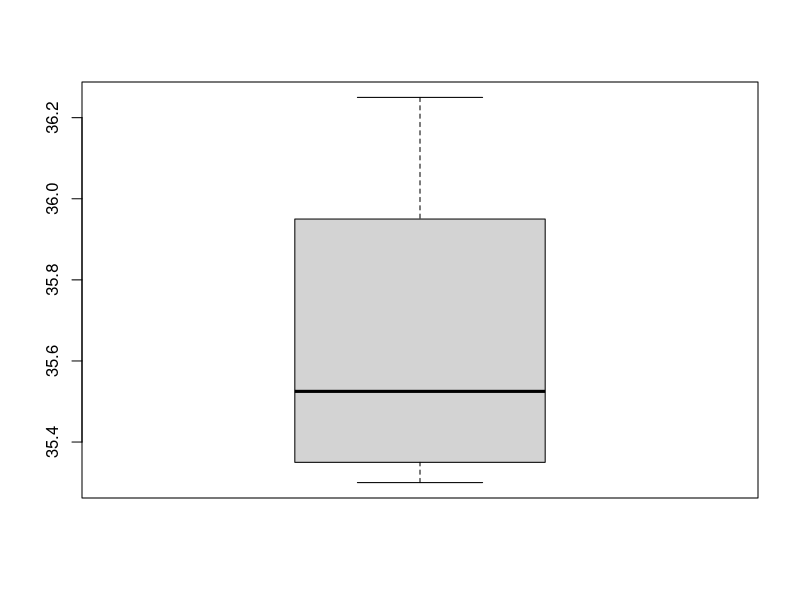

The R source for this figure:
## ---- chunk 1
spring_1 <- c(36.25, 35.40, 35.30)
spring_2 <- c(35.15, 35.35, 33.35)
spring_3 <- c(30.70, 29.65, 29.20)
spring_4 <- c(39.70, 40.05, 38.65)
spring_5 <- c(31.85, 31.40, 29.30)
spring_6 <- c(30.20, 30.65, 29.75)
spring_7 <- c(32.90, 32.50, 32.80)
spring_8 <- c(36.80, 36.45, 33.15)
## ---- chunk 2
temperatures <- c(spring_1, spring_2, spring_3, spring_4, spring_5, spring_6, spring_7, spring_8)
temperatures
## ---- chunk 3
temperature_matrix <- matrix(temperatures, nrow = 8, byrow = T)
temperature_matrix
## ---- chunk 4
springs <- c("Bluebell Spring", "Opal Spring", "Riverside Spring", "Too Hot Spring", "Mystery Spring", "Emerald Spring", "Black Spring", "Pearl Spring")
scientists <- c("Jill", "Steve", "Susan")
## ---- chunk 5
rownames(temperature_matrix) <- springs
colnames(temperature_matrix)  <- scientists
temperature_matrix
## ---- chunk 6
Average <- rowMeans(temperature_matrix)
Average
## ---- chunk 7
temperature_matrix <- cbind(temperature_matrix, Average)
temperature_matrix
## ---- chunk 8
temperature_matrix[2,3]
## ---- chunk 9
Jill <- temperature_matrix[,1]
mean(Jill)
## ---- chunk 10
boxplot(temperature_matrix[1,])
## ---- chunk 11
temperature_matrix[3,1] < temperature_matrix[1,2]
